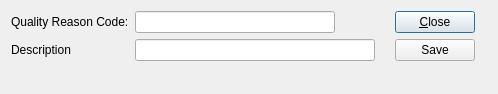
<?xml version="1.0" encoding="UTF-8"?>
<ui version="4.0">
 <comment>This file is part of the Quality Package for xTuple ERP, and is
 Copyright (c) 1999-2016 by OpenMFG LLC, d/b/a xTuple.
 It is licensed to you under the xTuple End-User License Agreement
 (&quot;the EULA&quot;), the full text of which is available at www.xtuple.com/EULA
 While the EULA gives you access to source code and encourages your
 involvement in the development process, this Package is not free software.
 By using this software, you agree to be bound by the terms of the EULA.</comment>
 <class>qreasoncode</class>
 <widget class="QDialog" name="qreasoncode">
  <property name="geometry">
   <rect>
    <x>0</x>
    <y>0</y>
    <width>498</width>
    <height>94</height>
   </rect>
  </property>
  <property name="windowTitle">
   <string>Quality Reason Code</string>
  </property>
  <layout class="QGridLayout" name="gridLayout">
   <item row="0" column="0">
    <layout class="QHBoxLayout" name="horizontalLayout">
     <item>
      <layout class="QGridLayout" name="gridLayout_2">
       <item row="1" column="0">
        <widget class="QLabel" name="_descripLit">
         <property name="text">
          <string>Description</string>
         </property>
        </widget>
       </item>
       <item row="0" column="0">
        <widget class="QLabel" name="_nameLit">
         <property name="text">
          <string>Quality Reason Code:</string>
         </property>
         <property name="buddy">
          <cstring>_name</cstring>
         </property>
        </widget>
       </item>
       <item row="1" column="1">
        <widget class="QLineEdit" name="_desc">
         <property name="minimumSize">
          <size>
           <width>200</width>
           <height>0</height>
          </size>
         </property>
        </widget>
       </item>
       <item row="0" column="1">
        <layout class="QHBoxLayout" name="horizontalLayout_2">
         <item>
          <widget class="XLineEdit" name="_name">
           <property name="minimumSize">
            <size>
             <width>200</width>
             <height>0</height>
            </size>
           </property>
          </widget>
         </item>
         <item>
          <spacer name="horizontalSpacer">
           <property name="orientation">
            <enum>Qt::Horizontal</enum>
           </property>
           <property name="sizeHint" stdset="0">
            <size>
             <width>40</width>
             <height>20</height>
            </size>
           </property>
          </spacer>
         </item>
        </layout>
       </item>
      </layout>
     </item>
     <item>
      <layout class="QVBoxLayout" name="verticalLayout">
       <property name="leftMargin">
        <number>14</number>
       </property>
       <property name="rightMargin">
        <number>12</number>
       </property>
       <item>
        <widget class="QPushButton" name="_close">
         <property name="text">
          <string>&amp;Close</string>
         </property>
         <property name="shortcut">
          <string>Esc</string>
         </property>
        </widget>
       </item>
       <item>
        <widget class="QPushButton" name="_save">
         <property name="text">
          <string>Save</string>
         </property>
         <property name="shortcut">
          <string>Return</string>
         </property>
        </widget>
       </item>
       <item>
        <spacer name="verticalSpacer">
         <property name="orientation">
          <enum>Qt::Vertical</enum>
         </property>
         <property name="sizeType">
          <enum>QSizePolicy::Preferred</enum>
         </property>
         <property name="sizeHint" stdset="0">
          <size>
           <width>20</width>
           <height>0</height>
          </size>
         </property>
        </spacer>
       </item>
      </layout>
     </item>
    </layout>
   </item>
   <item row="1" column="0">
    <spacer name="verticalSpacer_2">
     <property name="orientation">
      <enum>Qt::Vertical</enum>
     </property>
     <property name="sizeHint" stdset="0">
      <size>
       <width>20</width>
       <height>40</height>
      </size>
     </property>
    </spacer>
   </item>
  </layout>
 </widget>
 <customwidgets>
  <customwidget>
   <class>XLineEdit</class>
   <extends>QLineEdit</extends>
   <header>xlineedit.h</header>
  </customwidget>
 </customwidgets>
 <tabstops>
  <tabstop>_save</tabstop>
  <tabstop>_close</tabstop>
 </tabstops>
 <resources/>
 <connections>
  <connection>
   <sender>_close</sender>
   <signal>clicked()</signal>
   <receiver>qreasoncode</receiver>
   <slot>close()</slot>
   <hints>
    <hint type="sourcelabel">
     <x>335</x>
     <y>31</y>
    </hint>
    <hint type="destinationlabel">
     <x>246</x>
     <y>7</y>
    </hint>
   </hints>
  </connection>
 </connections>
</ui>
